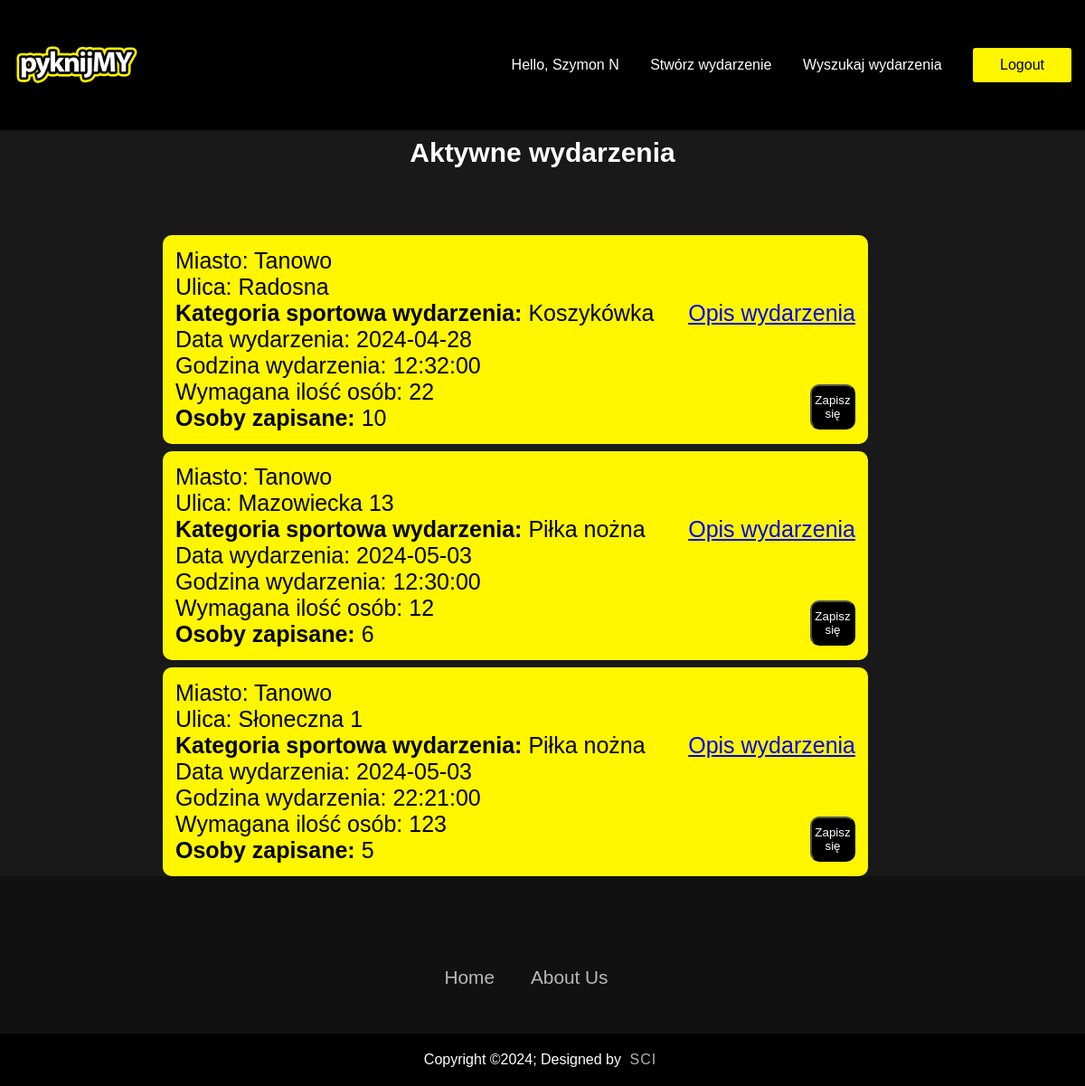
The app's page /index.php (signed in) with its own data.
### tables this page shows
CREATE TABLE `users` (
  `id` bigint(20) UNSIGNED NOT NULL,
  `user_id` bigint(20) NOT NULL,
  `user_name` varchar(100) NOT NULL,
  `password` varchar(100) NOT NULL,
  `date` timestamp NOT NULL DEFAULT current_timestamp() ON UPDATE current_timestamp(),
  `about_me` text NOT NULL
);

CREATE TABLE `wydarzenia` (
  `id` int(11) UNSIGNED NOT NULL,
  `miasto` text NOT NULL,
  `ulica` text NOT NULL,
  `data` date NOT NULL,
  `godzina` time NOT NULL,
  `osoby_zapisane` int(11) NOT NULL,
  `max_osoby` int(11) NOT NULL,
  `opis` text NOT NULL,
  `kategoria` text NOT NULL
);

### login/functions.php (called while the page is built, shortened)
<?php
function check_login($con)
{
	if(isset($_SESSION['user_id']))
	{
		$id = $_SESSION['user_id'];
		$query = "select * from users where user_id = '$id' limit 1";
		$result = mysqli_query($con,$query);
		if($result && mysqli_num_rows($result) > 0)
		{
			$user_data = mysqli_fetch_assoc($result);
			return $user_data;
		}
	}
	die;
}

### php/wyswietlanie.php (the view, shortened to what this page needs)
<?php
include("login/connection.php");
	$wynik = mysqli_query($conn, "SELECT * from wydarzenia ORDER BY data, godzina");
	 function funkcja($result) {
		 while ($row = mysqli_fetch_assoc($result)) {
			 echo '<div class="klasa">';
			 echo '<div class="mmmm">' . 'Miasto: ', $row['miasto'], ' ';
			 echo '<div class="nnnn">' . 'Ulica: ', $row['ulica'], ' ';
			 echo '</div>';
			 echo '<a class="ogloszenie" href="ogloszenie.php?id=' . $row['id'] . '">';
			 echo 'Opis wydarzenia';
			 echo '</a>';
			 echo '<div class ="hhhh">' . '<b>Kategoria sportowa wydarzenia: </b>' . $row['kategoria'];
			 echo '</div>';
			 echo '<div class="wwww">' . 'Data wydarzenia: ', $row['data'], ' ';
			 echo '</div>';
			 echo '<button class="zapisz" data-wydarzenie="' . $row['id'] . '">';
			 echo 'Zapisz się';
			 echo '</button>';
			 echo '<div class="tttt">' . 'Godzina wydarzenia: ', $row['godzina'], ' ';
			 echo '</div>';
			 echo '<div class="rrrr">' . 'Wymagana ilość osób: ', $row['max_osoby'], ' ';
			 echo '</div>';
			 echo '<div class="eeee">' . '<b>Osoby zapisane: </b>', $row['osoby_zapisane'], ' ';
			 echo '</div>';
			 echo '</div>';
			 echo '</div>';
		 }
	 }
?>

### index.php (shortened to what this page needs)
<?php
  include("login/connection.php");
  include("login/functions.php");
  $user_data = check_login($conn);
?>
<!DOCTYPE html>
<html lang="pl">
<head>
	<link rel="stylesheet" href="css/styl_pyknijmy.css">
</head>
<body>
<div class = "header">
 <nav>
   <a href = "index.php"><img src="grafika/logopyknijmy.png" class="logo" style="margin-left: 10%;"></a>
    <ul class="nav-links">
		<li><a href="profil.php?id=<?php echo $user_data['id']?>" class="text" style="color: white;">Hello, <?php echo $user_data['user_name']; ?></a></li>
		<li><a href="tworzenie.php">Stwórz wydarzenie</a></li>
		<li><a href="wyszukiwanie.php">Wyszukaj wydarzenia</a></li>
		<li class="btn" style="color: black;">
			<a href="login/logout.php" style="color: black;">Logout</a>
		</li>
	</ul>
  </nav>
	<div class="conteiner">
	<div class="kategoria"><b>Aktywne wydarzenia </b></div>
	<?php
	include("php/wyswietlanie.php");
	funkcja($wynik);
	?>
  </div>
</div>
<footer>
		<div class = "footerContainer">
		 <div class = "footerNav">
		  <ul>
		    <li><a href = "index.php">Home</a></li>
			<li><a href= "https://linktr.ee/beatbuddy">About Us</a></li>
		  </ul>
		 </div>
		</div>
		<div class = "footerBottom">
		  <p>Copyright &copy;2024; Designed by <span class = "designer">SCI</span></p>
		 </div>
		</footer>
</body>
</html>

### css/styl_pyknijmy.css (style rules this page uses)
* { margin: 0; padding: 0; box-sizing: border-box; font-family: "poppins", sans-serif; }
.footerContainer { width: 97%; padding: 70px 30px 20px; }
footer { background-color: #111; bottom:0; width: 100vw; margin-top: auto; }
html { height: 100%; }
body { min-height: 100%; display: flex; flex-direction: column; }
.footerNav { margin: 30px 0; }
.footerNav ul { display: flex; justify-content: center; list-style-type: none; }
.footerNav ul li a { color: white; margin: 20px; text-decoration: none; font-size: 1.3em; opacity: 0.7; transition: 0.5s; }
.footerBottom { background-color: #000; padding:20px; text-align: center; }
.footerBottom p { color: white; }
.designer { opacity: 0.7; text-transform: uppercase; letter-spacing: 1px; font-weight: 400; margin: 0px 5px; }
.header { min-height: 100vh; width: 100vw; background-color: #191919; position: relative; }
nav { display: flex; align-items: center; justify-content: space-between; background: #000000; }
.logo { width: 140px; }
.nav-links { padding: 28px 0; }
.nav-links li { display: inline-block; margin: 0 15px; }
.nav-links li a { text-decoration: none; color: #fff; padding: 5px 0; position: relative; }
.nav-links li a::after { content: ''; background: #fff600; width: 0; height: 2px; position: absolute; bottom: 0; left: 0; transition: width 0.5s; }
.btn { background: #fff600; color: #000; padding: 10px 30px; border-radius: 3px; cursor: pointer; }
.conteiner { width: 100%; height: 100px; }
.kategoria { width: 100%; height: 100px; font-size: 25px; float:left; text-align: center; }
.klasa { border: 4px solid transparent; float: left; padding: 10px; width: 65%; height: auto; margin-top: 1vh; margin-left: 15vw; font-size: 25px; border-radius: 10px; animation: animateFrame 2s linear infinite; background-color: #fff600; }
.ogloszenie { float:right; }
.zapisz { float:right; margin-top: 35px; background-color: #000; color: #fff; cursor: pointer; }
.zapisz { height: 50px; width:50px; border-radius: 10px; }
.kategoria { color: white; margin-top: 1vh; font-size: 30px; }

### records on screen
users: user_name "Szymon N"
wydarzenia: miasto "Tanowo", ulica "Radosna", kategoria "Koszykówka", data "2024-04-28", godzina "12:32:00", max_osoby "22", osoby_zapisane "10"
wydarzenia: miasto "Tanowo", ulica "Mazowiecka 13", kategoria "Piłka nożna", data "2024-05-03", godzina "12:30:00", max_osoby "12", osoby_zapisane "6"
wydarzenia: miasto "Tanowo", ulica "Słoneczna 1", kategoria "Piłka nożna", data "2024-05-03", godzina "22:21:00", max_osoby "123", osoby_zapisane "5"
